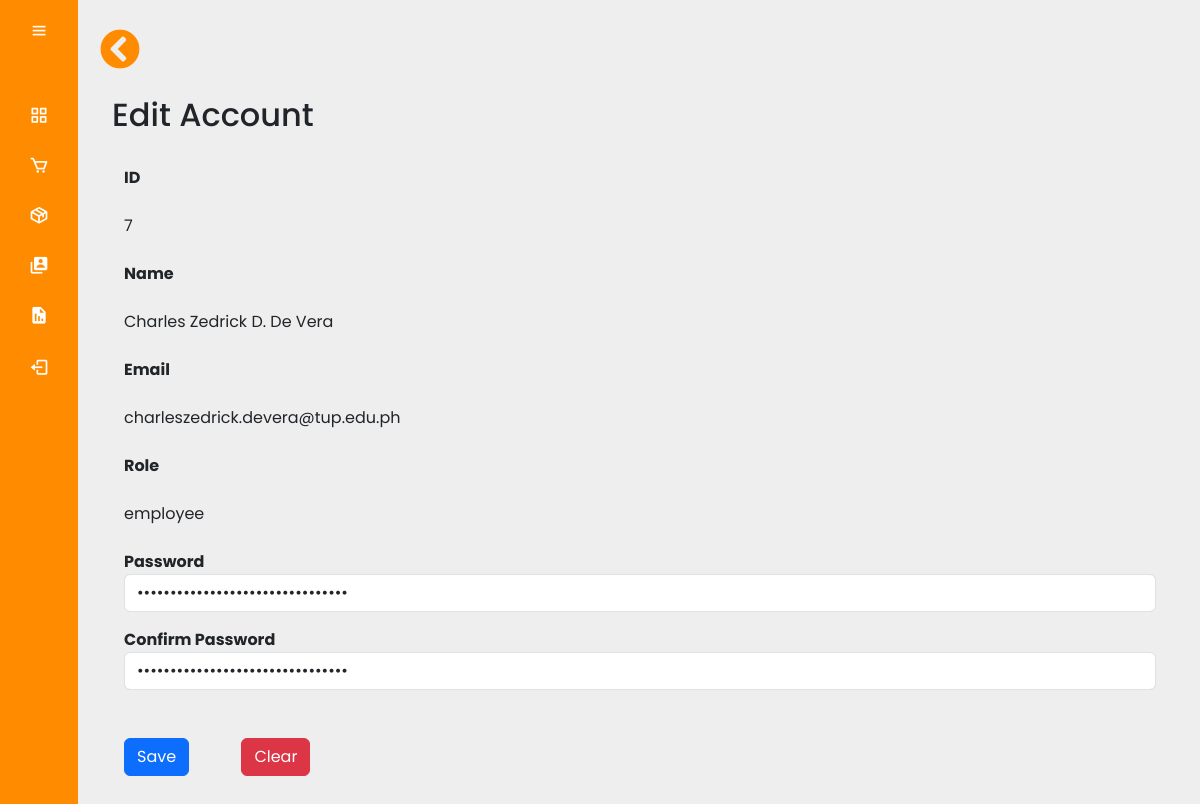
The page /admin/edit_user.php?user_id=7 (signed in) on the database its author committed.
### tables this page shows
CREATE TABLE `users` (
  `user_id` int(11) NOT NULL,
  `user_name` varchar(100) NOT NULL,
  `user_email` varchar(100) NOT NULL,
  `user_password` varchar(100) NOT NULL,
  `user_type` varchar(250) NOT NULL DEFAULT 'user'
);

### admin/edit_user.php (the view, shortened to what this page needs)
<?php include('header.php'); ?>
<?php
if(!isset($_SESSION['logged_in'])){
    header('location: ../login.php');
    exit;
}else if($_SESSION['user_type'] == 'employee'){
    http_response_code(404);
    include('my_404.php');
    die();
}else if($_SESSION['user_type'] == 'user'){
    http_response_code(404);
    include('my_404.php');
    die();
}else{
    if(isset($_GET['user_id'])){
        $user_id = $_GET['user_id'];
        $stmt = $conn->prepare("SELECT * FROM users WHERE user_id=?");
        $stmt->bind_param('i', $user_id);
        $stmt->execute();
        $users = $stmt->get_result();
    }else if(isset($_POST['edit_user'])){
        $password = $_POST['password'];
        $confirmPassword = $_POST['confirmPassword'];
        $user_id = $_POST['user_id'];
            if($password !== $confirmPassword){
                header('location: account.php?error=Password dont match!');
            }else if((strlen($password) < 6)){
                header('location: account.php?error=Password must be at least 6 Characters!');
            }else{
                $stmt = $conn->prepare("UPDATE users SET user_password=? WHERE user_id = ?");
                $stmt->bind_param('si', md5($password), $user_id);
                $stmt->execute();
                if($stmt->execute()){
                    header('location: account.php?user_updated=Account has been updated successfully!');
                }else{
                    header('location: account.php?user_update_failed=Account update unsuccessful.');
                }
            }
    }
}
?>
<?php include('sidemenu.php'); ?>
<div class="main-content">
<a href="account.php" class="return"><i class="fas fa-chevron-circle-left"></i></a>
    <div class="container-fluid">
            <h2 class="form-weight-bold my-3">Edit Account</h2>
            <div class="table-responsive">
                <div class="mx-auto container">
                    <form id="edit-form" method="POST" action="edit_user.php">
                        <?php foreach($users as $user){ ?>
                        <div class="form-group my-3">
                            <label><strong>ID</strong></label>
                            <p class="my-4"><?php echo $user['user_id']; ?></p>
                        </div>
                        <div class="form-group my-3">
                            <label><strong>Name</strong></label>
                            <p class="my-4"><?php echo $user['user_name']; ?></p>
                        </div>
                        <div class="form-group my-3">
                            <label><strong>Email</strong></label>
                            <p class="my-4"><?php echo $user['user_email']; ?></p>
                        </div>
                        <div class="form-group my-3">
                            <label><strong>Role</strong></label>
                            <p class="my-4"><?php echo $user['user_type']; ?></p>
                        </div>
                        <div class="form-group my-3">
                            <label><strong>Password</strong></label>
                            <input type="password" class="form-control" id="account-password" name="password" value="<?php echo $user['user_password']; ?>" placeholder="Password">
                        </div>
                        <div class="form-group my-3">
                            <label><strong>Confirm Password</strong></label>
                            <input type="password" class="form-control" id="account-confirm-password" name="confirmPassword" value="<?php echo $user['user_password']; ?>" placeholder="Confirm Password">
                        </div>
                        <div class="form-group my-5">
                            <input type="submit" class="btn btn-primary me-5" name="edit_user" value="Save">
                            <input type="reset" class="btn btn-danger" value="Clear">
                        </div>
                        <?php } ?>
                    </form>
                </div>
            </div>
    </div>
</div>

### assets/css/admin_style.css (style rules this page uses)
* { margin: 0; padding: 0; box-sizing: border-box; font-family: 'Poppins', sans-serif; }
body { background-color: #eee; }
.main-content { position: relative; min-height: 100vh; top: 0; left: 80px; transition: all 0.5s ease; width: calc(100% - 80px); padding: 1rem; }
.table-responsive { width: 100%; overflow-x: auto; }
.return { font-size: 2.5rem; color: darkorange; }
.main-content { padding: 20px; }

### rows shown on the page
users: user_id "7", user_name "Charles Zedrick D. De Vera", user_email "charleszedrick.devera@tup.edu.ph", user_type "employee"
